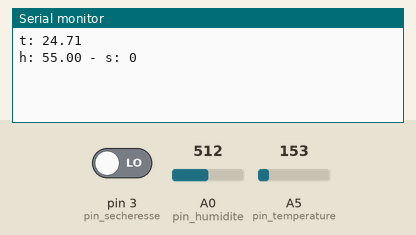
This sketch was run on a simulated Arduino Uno, built with avr-gcc and run on an emulated ATmega328P. Parts: the last lines printed to the serial monitor. The inputs (shaded band) are chosen by the test bench; at power-on: A5 (pin_temperature) = 153, A0 (pin_humidite) = 512, pin 3 (pin_secheresse) LOW.

Above: at 5.8 s.
5.9 s: A5 (pin_temperature) set to 165
9.6 s: A0 (pin_humidite) set to 716
At 11.3 s:
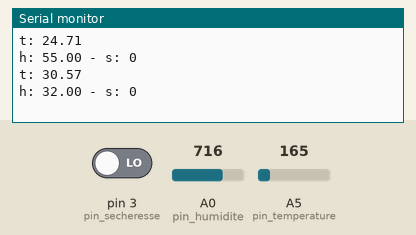
13.3 s: pin 3 (pin_secheresse) driven HIGH
At 16.3 s:
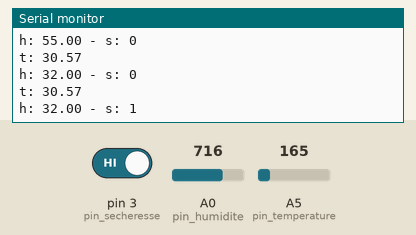
17.0 s: A5 (pin_temperature) set to 175
At 20.5 s:
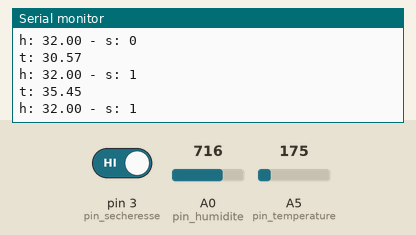
20.7 s: A0 (pin_humidite) set to 900
24.4 s: pin 3 (pin_secheresse) driven LOW
At 26.3 s:
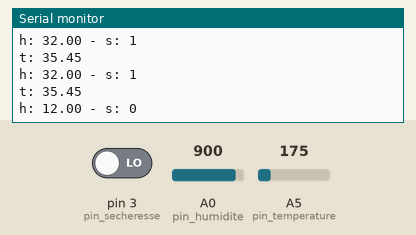
Timing chart, 0 to 27.8 s (numbered marks = the images above; inputs shaded):
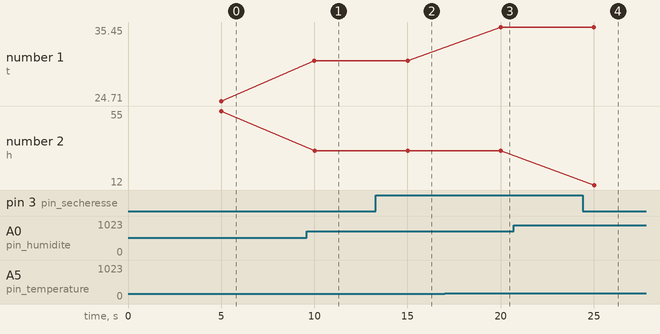

Measured:
- after the input at 9.6 s, the serial monitor: prints a new line after 0.41 s (image 1)
- after the input at 13.3 s, the serial monitor: prints a new line after 1.7 s (image 2)
- after the input at 17.0 s, the serial monitor: prints a new line after 3.0 s (image 3)
- after the input at 24.4 s, the serial monitor: prints a new line after 0.61 s (image 4)
- plotted number 1: 30.57 → 35.45 after the input at 17.0 s
- plotted number 2: 55 → 32 after the input at 9.6 s

The sketch:

fleur_step1.ino
```cpp
unsigned long previousMillis = 0;        // will store last time LED was updated

// constants won't change :
const long interval = 5000;           // interval at which to blink (milliseconds)

// connecteurs
const int pin_temperature = A5;
const int pin_humidite = A0;
const int pin_secheresse = 3;

// variables de calcul
int sensor_value = 0;
float voltage = 0.0;

// valeurs capateurs
float temperature = 0.0;
float humidite = 0.0;
int secheresse = 0;

void setup() {
  //
  Serial.begin (9600);
  // set the digital pin as input:
  pinMode(pin_secheresse, INPUT);
}

void loop() {
  unsigned long currentMillis = millis();

  if (currentMillis - previousMillis >= interval) {
    // save the last time you blinked the LED
    previousMillis = currentMillis;

    // lecture temperature
    analogRead (pin_temperature);
    sensor_value = analogRead (pin_temperature);
    voltage = (sensor_value / 1024.0) * 5.0;
    temperature = (voltage - 0.5) * 100;

    // lecture humidite
    analogRead (pin_humidite);
    sensor_value = analogRead (pin_humidite);
    sensor_value = constrain (sensor_value, 100, 1000);
    humidite = map (sensor_value, 100, 1000, 100, 0);
    secheresse = digitalRead (pin_secheresse);

    Serial.print ("t: "); Serial.println (temperature);
    Serial.print ("h: "); Serial.print (humidite);
    Serial.print (" - s: "); Serial.println (secheresse);
  }
}
```
